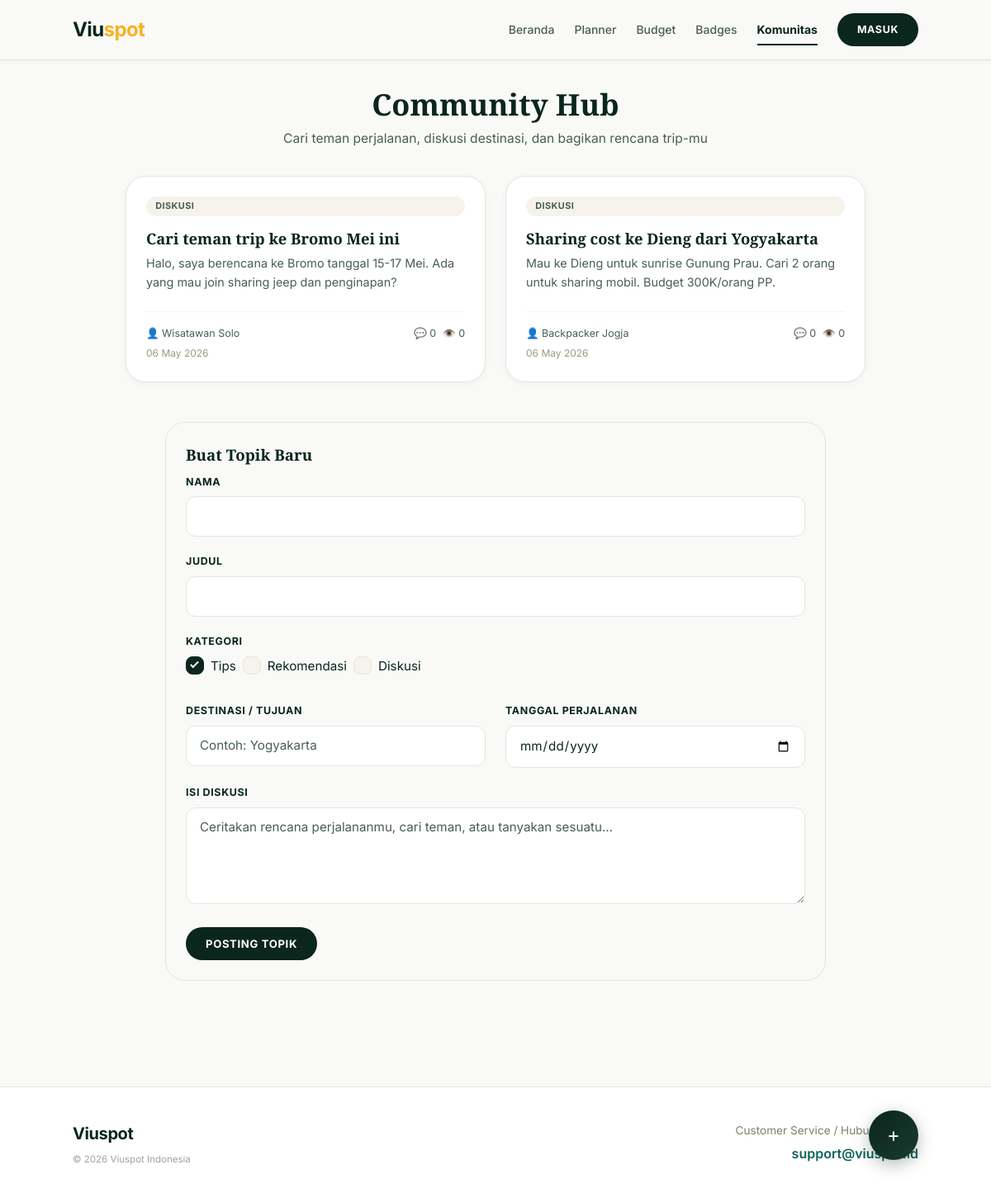
The page /community.php on the database its author committed.
### tables this page shows
CREATE TABLE forum_topics (
    id          INT AUTO_INCREMENT PRIMARY KEY,
    user_id     INT,
    user_name   VARCHAR(100) NOT NULL,
    title       VARCHAR(200) NOT NULL,
    content     TEXT NOT NULL,
    destination VARCHAR(100),
    travel_date DATE,
    category    VARCHAR(50) DEFAULT 'Diskusi',
    views       INT DEFAULT 0,
    status      ENUM('open', 'closed') DEFAULT 'open',
    created_at  TIMESTAMP DEFAULT CURRENT_TIMESTAMP,
    FOREIGN KEY (user_id) REFERENCES users(id) ON DELETE SET NULL
);

### includes/functions.php (called while the page is built, shortened)
<?php
function is_logged_in() {
    return isset($_SESSION['user_id']);
}
function esc($str) {
    return htmlspecialchars($str ?? '', ENT_QUOTES, 'UTF-8');
}
function truncate($str, $length = 100) {
    if (strlen($str) <= $length) return $str;
    return substr($str, 0, $length) . '...';
}
?>

### community.php (the view, shortened to what this page needs)
<?php
require_once 'includes/functions.php';
$view_topic = isset($_GET['topic']) && is_numeric($_GET['topic']) ? (int)$_GET['topic'] : null;
if ($view_topic) {
    $stmt = $pdo->prepare("SELECT * FROM forum_topics WHERE id = ?");
    $stmt->execute([$view_topic]);
    $topic = $stmt->fetch();
    $replies = [];
    if ($topic) {
        $pdo->prepare("UPDATE forum_topics SET views = views + 1 WHERE id = ?")->execute([$view_topic]);
        $stmt = $pdo->prepare("SELECT * FROM forum_replies WHERE topic_id = ? ORDER BY created_at ASC");
        $stmt->execute([$view_topic]);
        $replies = $stmt->fetchAll();
    }
} else {
    $stmt = $pdo->query("SELECT t.*, COUNT(r.id) as reply_count FROM forum_topics t LEFT JOIN forum_replies r ON t.id = r.topic_id WHERE t.status='open' GROUP BY t.id ORDER BY t.created_at DESC");
    $topics = $stmt->fetchAll();
}
require_once 'includes/header.php';
?>
<div class="container">
    <div class="section-header">
        <h2>Community Hub</h2>
        <p>Cari teman perjalanan, diskusi destinasi, dan bagikan rencana trip-mu</p>
    </div>
    <?php if (!$view_topic): ?>
        <div class="fab-container">
            <a href="#new-topic" class="btn-fab" title="Buat Topik Baru">+</a>
        </div>
        <div class="discussion-grid">
            <?php foreach ($topics as $t):
                $cat_class = 'tag-' . strtolower($t['category'] ?? 'Diskusi');
            ?>
                <div class="topic-card-modern">
                    <div class="tag <?php echo $cat_class; ?>"><?php echo esc($t['category'] ?? 'Diskusi'); ?></div>
                    <h3 class="mb-1" style="font-size: 1.15rem;">
                        <a href="community.php?topic=<?php echo $t['id']; ?>" style="color: var(--hero-gradient);"><?php echo esc($t['title']); ?></a>
                    </h3>
                    <p class="card-text" style="flex:1;"><?php echo esc(truncate($t['content'], 120)); ?></p>
                    <div class="flex flex-between mt-2" style="border-top: 1px solid #f5f3eb; padding-top: 1rem;">
                        <div class="discussion-meta-item">
                            <span>👤 <?php echo esc($t['user_name']); ?></span>
                        </div>
                        <div class="flex gap-2">
                            <div class="discussion-meta-item">💬 <?php echo $t['reply_count']; ?></div>
                            <div class="discussion-meta-item">👁️ <?php echo $t['views'] ?? 0; ?></div>
                        </div>
                    </div>
                    <div class="mt-1" style="font-size: 0.75rem; color: #7d8165; opacity: 0.8;">
                        <?php echo date('d M Y', strtotime($t['created_at'])); ?>
                    </div>
                </div>
            <?php endforeach; ?>
        </div>
        <div id="new-topic" class="planner-card" style="max-width: 800px; margin: 0 auto 4rem;">
            <h3>Buat Topik Baru</h3>
            <form method="POST" action="" class="mt-2">
                <?php if (!is_logged_in()): ?>
                <div class="form-group">
                    <label class="form-label">Nama</label>
                    <input type="text" name="user_name" class="form-control" required>
                </div>
                <?php else: ?>
                    <input type="hidden" name="user_name" value="<?php echo esc($_SESSION['full_name']); ?>">
                <?php endif; ?>
                <div class="form-group">
                    <label class="form-label">Judul</label>
                    <input type="text" name="title" class="form-control" required>
                </div>
                <div class="form-group">
                    <label class="form-label">Kategori</label>
                    <div class="flex gap-2">
                        <label class="dest-item" style="padding-left: 30px;">
                            <input type="radio" name="category" value="Tips" checked><span class="checkmark"></span> Tips
                        </label>
                        <label class="dest-item" style="padding-left: 30px;">
                            <input type="radio" name="category" value="Rekomendasi"><span class="checkmark"></span> Rekomendasi
                        </label>
                        <label class="dest-item" style="padding-left: 30px;">
                            <input type="radio" name="category" value="Diskusi"><span class="checkmark"></span> Diskusi
                        </label>
                    </div>
                </div>
                <div class="grid grid-2">
                    <div class="form-group">
                        <label class="form-label">Destinasi / Tujuan</label>
                        <input type="text" name="destination" class="form-control" placeholder="Contoh: Yogyakarta">
                    </div>
                    <div class="form-group">
                        <label class="form-label">Tanggal Perjalanan</label>
                        <input type="date" name="travel_date" class="form-control">
                    </div>
                </div>
                <div class="form-group">
                    <label class="form-label">Isi Diskusi</label>
                    <textarea name="content" class="form-control" rows="4" required placeholder="Ceritakan rencana perjalananmu, cari teman, atau tanyakan sesuatu..."></textarea>
                </div>
                <button type="submit" name="post_topic" class="btn btn-primary">Posting Topik</button>
            </form>
        </div>
    <?php endif; ?>
</div>
<?php require_once 'includes/footer.php'; ?>

### rows shown on the page
forum_topics: category "DISKUSI", title "Cari teman trip ke Bromo Mei ini", content "Halo, saya berencana ke Bromo tanggal 15-17 Mei. Ada yang mau join sharing jeep dan penginapan?", user_name "Wisatawan Solo", reply_count "0", views "0", created_at "06 May 2026"
forum_topics: category "DISKUSI", title "Sharing cost ke Dieng dari Yogyakarta", content "Mau ke Dieng untuk sunrise Gunung Prau. Cari 2 orang untuk sharing mobil. Budget 300K/orang PP.", user_name "Backpacker Jogja", reply_count "0", views "0", created_at "06 May 2026"
